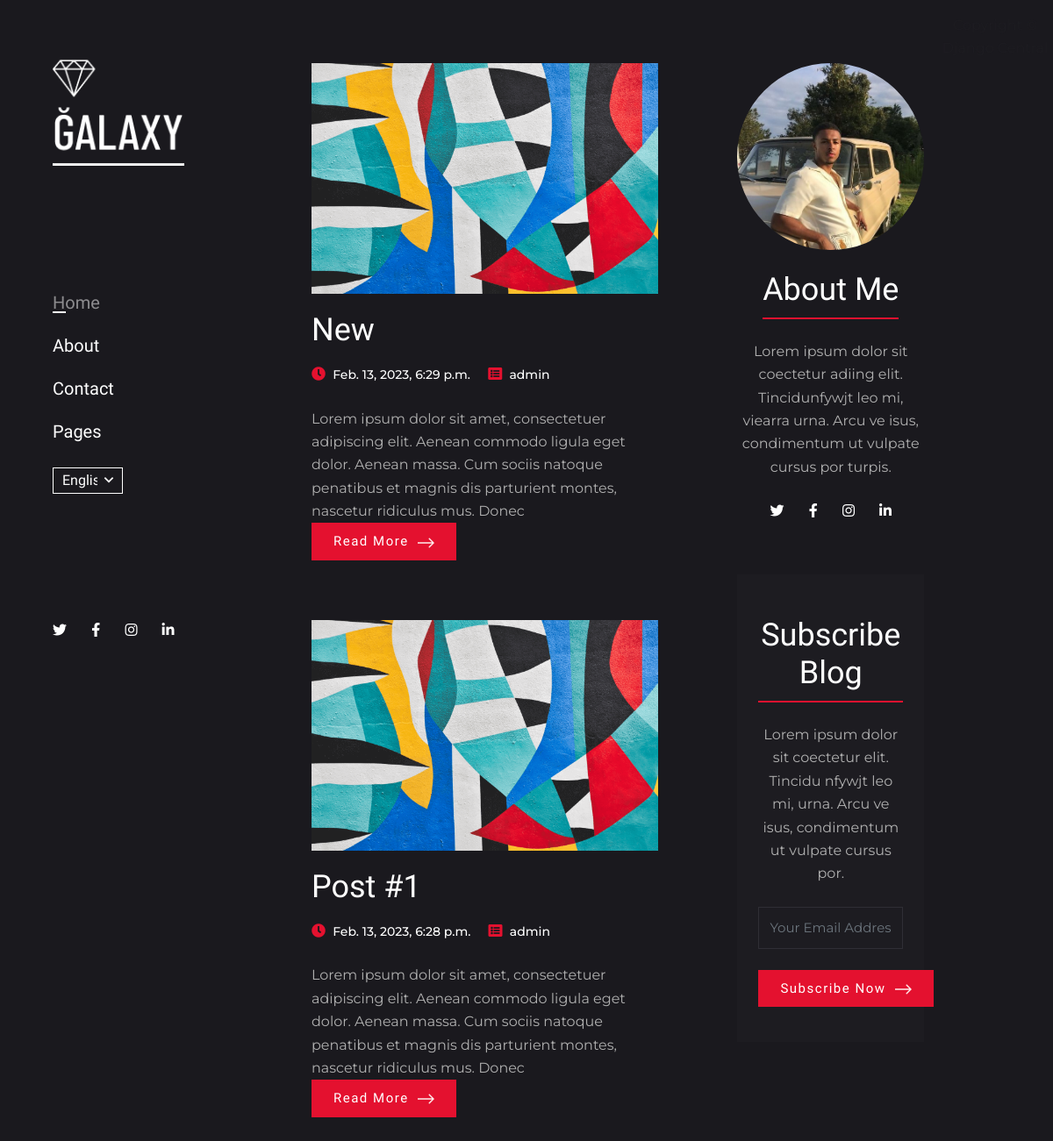
The page / on the database its author committed.
### blog/models.py (models this page shows, shortened)
class Post(models.Model):
    title = models.CharField(max_length=200, unique=True)
    slug = models.SlugField(max_length=200, unique=True)
    author = models.ForeignKey(
        User, on_delete=models.CASCADE, related_name="blog_posts"
    )
    updated_on = models.DateTimeField(auto_now=True)
    content = models.TextField()
    created_on = models.DateTimeField(auto_now_add=True)
    status = models.IntegerField(choices=STATUS, default=0)
    class Meta:
        ordering = ["-created_on"]

### blog/views.py (the view)
# urls.py: path("", views.PostList.as_view(), name="home"),
class PostList(generic.ListView):
    queryset = Post.objects.filter(status=1).order_by("-created_on")
    template_name = "index.html"
    paginate_by = 3

### templates/index.html (shortened to what this page needs)
{% extends "base.html" %}
{% load static %}
{% block content %}
<div class="container pt-4 mt-5">
    <div class="row justify-content-between">
        <div class="col-lg-7">
            {% for post in post_list %}
            <div class="card post-item bg-transparent border-0 mb-5">
                <a href="{% url 'post_detail' post.slug  %}">
                    <img class="card-img-top rounded-0" src="{% static ' images/post/post-lg/01.png' %}" alt="">
                </a>
                <div class="card-body px-0">
                    <h2 class="card-title">
                        <a class="text-white opacity-75-onHover" href="{% url 'post_detail' post.slug  %}">{{ post.title }}</a>
                    </h2>
                    <ul class="post-meta mt-3">
                        <li class="d-inline-block mr-3">
                            <span class="fas fa-clock text-primary"></span>
                            <a class="ml-1" href="#"> {{ post.created_on}}</a>
                        </li>
                        <li class="d-inline-block">
                            <span class="fas fa-list-alt text-primary"></span>
                            <a class="ml-1" href="#">{{ post.author }}</a>
                        </li>
                    </ul>
                    <p class="card-text my-4">{{post.content|safe|slice:":200" }}</p>
                    <a href="{% url 'post_detail' post.slug  %}" class="btn btn-primary">Read More <img src="{% static 'images/arrow-right.png' %} " alt=""></a>
                </div>
            </div>
            {% endfor %}
        </div>
        <div class="col-lg-4 col-md-5">
            <div class="widget text-center">
                <img class="author-thumb-sm rounded-circle d-block mx-auto" src="{% static 'images/author-sm.jpg' %}" alt="">
                <h2 class="widget-title text-white d-inline-block mt-4">About Me</h2>
                <p class="mt-4">Lorem ipsum dolor sit coectetur adiing elit. Tincidunfywjt leo mi, viearra urna. Arcu ve isus, condimentum ut vulpate cursus por turpis.</p>
                <ul class="list-inline mt-3">
                    <li class="list-inline-item">
                        <a href="#!" class="text-white text-primary-onHover p-2">
                            <span class="fab fa-twitter"></span>
                        </a>
                    </li>
                    <li class="list-inline-item">
                        <a href="#!" class="text-white text-primary-onHover p-2">
                            <span class="fab fa-facebook-f"></span>
                        </a>
                    </li>
                    <li class="list-inline-item">
                        <a href="#!" class="text-white text-primary-onHover p-2">
                            <span class="fab fa-instagram"></span>
                        </a>
                    </li>
                    <li class="list-inline-item">
                        <a href="#!" class="text-white text-primary-onHover p-2">
                            <span class="fab fa-linkedin-in"></span>
                        </a>
                    </li>
                </ul>
            </div>
            <div class="widget bg-dark p-4 text-center">
                <h2 class="widget-title text-white d-inline-block mt-4">Subscribe Blog</h2>
                <p class="mt-4">Lorem ipsum dolor sit coectetur elit. Tincidu nfywjt leo mi, urna. Arcu ve isus, condimentum ut vulpate cursus por.</p>
                <form action="#">
                    <div class="form-group">
                        <input type="email" class="form-control bg-transparent rounded-0 my-4" placeholder="Your Email Address">
                        <button class="btn btn-primary">Subscribe Now <img src="{% static 'images/arrow-right.png' %}" alt=""></button>
                    </div>
                </form>
            </div>
        </div>
    </div>
</div>
{%endblock%}

### templates/base.html (shortened to what this page needs)
{% load static %}
<!DOCTYPE html>
<html>
    <head>
        <link rel="stylesheet" href="https://maxcdn.bootstrapcdn.com/bootstrap/4.0.0/css/bootstrap.min.css"
 />
        <link rel="stylesheet" href="{% static 'css/base.css' %}">
        <link rel="stylesheet" href="{% static 'plugins/bootstrap/bootstrap.min.css'%} ">
        <link rel="stylesheet" href="{% static 'plugins/fontawesome/css/all.css' %}">
        <link href="{% static 'css/style.css' %}" rel="stylesheet">
    </head>
    <section class="d-flex">
    <body style="overflow: scroll" >
<aside><div class="sidenav position-sticky d-flex flex-column justify-content-between">
    <a class="navbar-brand" href="index.html" class="logo">
        <img src=" {% static 'images/logo.png' %} " alt="">
    </a>
    <div class="navbar navbar-dark my-4 p-0 font-primary">
        <ul class="navbar-nav w-100">
            <li class="nav-item active">
                <a class="nav-link text-white px-0 pt-0" href="{% url 'home' %}">Home</a>
            </li>
            <li class="nav-item ">
                <a class="nav-link text-white px-0" href="{% url 'home' %}">About</a>
            </li>
            <li class="nav-item ">
                <a class="nav-link text-white px-0" href="{% url 'home' %}">Contact</a>
            </li>
            <li class="nav-item  accordion">
                <a class="nav-link text-white" href="#!" role="button" data-toggle="collapse" data-target="#drop-menu" aria-expanded="false" aria-controls="drop-menu">Pages</a>
            </li>
            <li class="nav-item mt-3">
                <select class="custom-select bg-transparent rounded-0 text-white shadow-none" id="pick-lang">
                    <option selected value="en">English</option>
                </select>
            </li>
        </ul>
    </div>
    <ul class="list-inline nml-2">
        <li class="list-inline-item">
            <a href="#!" class="text-white text-red-onHover pr-2">
                <span class="fab fa-twitter"></span>
            </a>
        </li>
        <li class="list-inline-item">
            <a href="#!" class="text-white text-red-onHover p-2">
                <span class="fab fa-facebook-f"></span>
            </a>
        </li>
        <li class="list-inline-item">
            <a href="#!" class="text-white text-red-onHover p-2">
                <span class="fab fa-instagram"></span>
            </a>
        </li>
        <li class="list-inline-item">
            <a href="#!" class="text-white text-red-onHover p-2">
                <span class="fab fa-linkedin-in"></span>
            </a>
        </li>
    </ul>
</div></aside>
    {% block content %}{% endblock content %}
    <footer class="py-3 bg-grey">
        <p class="m-0 text-dark text-center ">Copyright &copy; Django Central</p>
    </footer>
</body>
</section>
</html>

### static/css/style.css (style rules this page uses)
body { color: #B0B0B0; background-color: #1A191E; font-family: "Montserrat", sans-serif; font-size: 16px; line-height: 1.65; overflow-y: hidden; }
.btn { font-size: 15px; padding: 10px 25px; letter-spacing: 0.1em; color: #ffffff; font-family: "Barlow Condensed", sans-serif; border-radius: 0; border: 0; }
.btn img { margin-left: 5px; width: 19px; position: relative; }
.btn-primary { background-color: #E4112F; }
.font-primary { font-family: "Barlow Condensed", sans-serif; }
.opacity-0, .opacity-0-onHover, .opacity-25, .opacity-25-onHover, .opacity-50, .opacity-50-onHover, .opacity-75, .opacity-75-onHover, .opacity-1, .opacity-1-onHover { transition: all 0.3s; }
.text-primary, .text-primary-onHover:hover { color: #E4112F !important; }
.text-dark { color: #1D1C21 !important; }
.bg-dark { background-color: #1D1C21 !important; }
h1, .h1, h2, .h2, h3, .h3, h4 { font-family: "Barlow Condensed", sans-serif; }
h2, .h2 { font-size: 36px; }
.h4, h5, .h5, h6, .h6, p { font-family: "Montserrat", sans-serif; }
h1, .h1, h2, .h2, h3, .h3, h4, .h4, h5, .h5, h6, .h6, p { margin: 0; }
a { text-decoration: none; display: inline-block; transition: all 0.3s; }
ul, li { padding: 0; margin: 0; }
.sidenav { top: 0; width: 340px; min-height: 100vh; padding: 60px; transition: 0.3s ease; }
.sidenav .navbar-brand img { max-width: 150px; }
.sidenav .nav-link { font-size: 20px; position: relative; display: inline-block; }
.sidenav .nav-link::after { position: absolute; content: ""; height: 2px; width: 0; background-color: #ffffff; left: 0; bottom: 13px; transition: 0.3s; }
.sidenav .nav-link[aria-expanded=true], .sidenav .active .nav-link { color: rgba(255, 255, 255, 0.5) !important; }
.sidenav .nav-link[aria-expanded=true]::after, .sidenav .active .nav-link::after { width: 15px; }
.sidenav select { background: url(../images/chevron-down.svg) no-repeat right 0.5rem center/15px 17px; border: 1px solid #ffffff !important; height: 30px; padding: 0 28px 0 10px; width: 80px; background-size: 14px; }
.sidenav select option { background-color: #1D1C21; }
.post-item .card-img-top { transition: 0.3s; }
.post-meta li a { color: #ffffff; font-weight: 500; font-size: 14px; }
.widget { margin-bottom: 50px; }
.widget .form-control { font-size: 15px; color: #ffffff; height: 48px; border: 1px solid #2f2e35 !important; }
.widget-title { border-bottom: 2px solid #E4112F; padding-bottom: 10px; }
.author-thumb-sm { height: auto; max-width: 230px; width: 100%; }
footer { padding-top: 100px; padding-bottom: 30px; }

### rows shown on the page
Post: title "New", created_on "Feb. 13, 2023, 6:29 p.m.", author "admin", content "Lorem ipsum dolor sit amet, consectetuer adipiscing elit. Aenean commodo ligula eget dolor. Aenean massa. Cum sociis natoque penatibus et magnis dis parturient montes, nascetur ridiculus mus. Donec"
Post: title "Post #1", created_on "Feb. 13, 2023, 6:28 p.m.", author "admin", content "Lorem ipsum dolor sit amet, consectetuer adipiscing elit. Aenean commodo ligula eget dolor. Aenean massa. Cum sociis natoque penatibus et magnis dis parturient montes, nascetur ridiculus mus. Donec"
